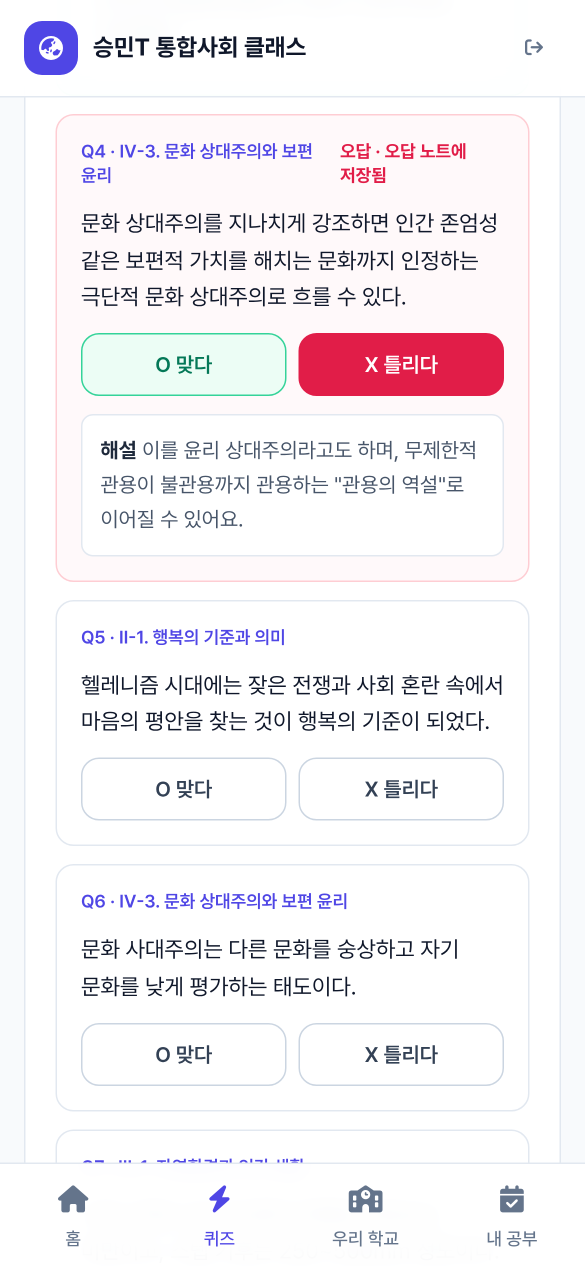
#> input picture 수능반OT/assets/app/quiz.png, 1170 x 2532 px (shown at 1/2 size); its folder holds 4 pictures in this run
$ python frames.py
#> lines starting #> are read from the running program, lines starting #| are printed output that depends on the picture; after the words box and inside, x2 and y2 are one past the last pixel; in counts of white or black regions, pixels touching at a corner belong together
# 앱 화면·개념서 쪽을 슬라이드용 그림으로 (휴대폰 틀, 둥근 모서리, 조금 어둡게)
# 실행: python3 frames.py  →  out/art/phone-*.png, phone-dashboard-wide.png, minimap-page.png
# 칠판에 쏘면 흰 화면이 너무 번쩍이므로 밝기를 조금(88%) 낮춘다.
from pathlib import Path
from PIL import Image, ImageDraw, ImageEnhance

ROOT = Path(__file__).resolve().parent
APP = ROOT / 'assets/app'
OUT = ROOT / 'out/art'
OUT.mkdir(parents=True, exist_ok=True)
DIM = 0.88
RIM = (86, 104, 122, 255)  # 휴대폰 테두리(회청색) — 검정 바탕에서도 틀이 보이게


def rounded(im, r):
    m = Image.new('L', im.size, 0)
    ImageDraw.Draw(m).rounded_rectangle((0, 0, im.size[0] - 1, im.size[1] - 1), r, fill=255)
    out = im.convert('RGBA')
    out.putalpha(m)
    return out


def phone(name):
#> called with name = 'quiz'
    sc = Image.open(APP / f'{name}.png').convert('RGB')
#> sc is the input picture: PIL image 1170x2532 RGB; mean R, G, B 244.6, 240.9, 244
    W = 780
    sc = sc.resize((W, round(sc.size[1] * W / sc.size[0])), Image.LANCZOS)
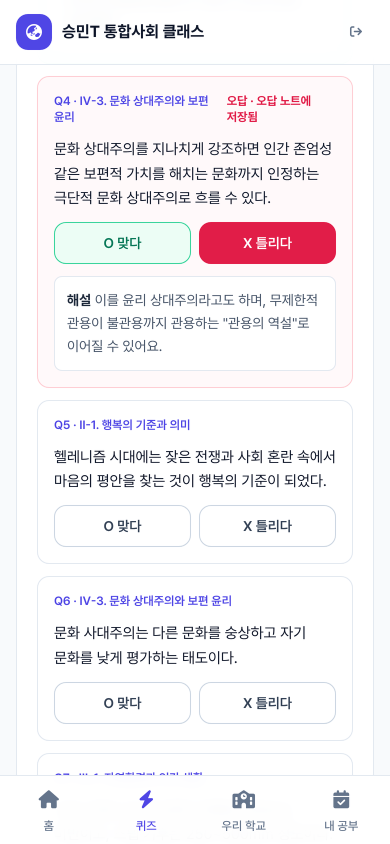
#> sc: PIL image 780x1688 RGB (shown at 1/2 size); mean R, G, B 244.4, 240.7, 243.8
    sc = ImageEnhance.Brightness(sc).enhance(DIM)
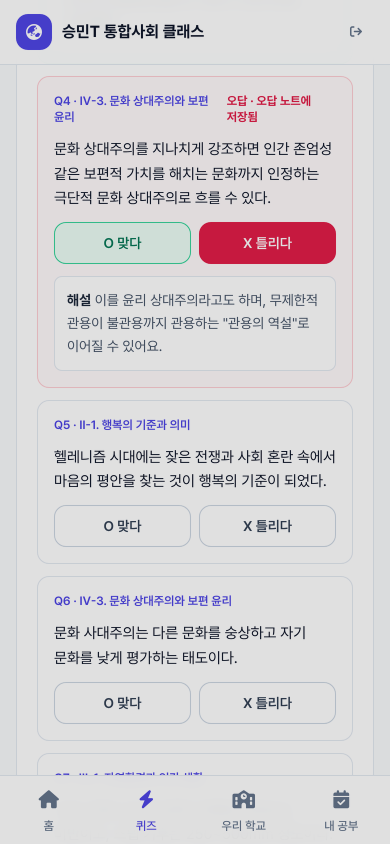
#> sc: PIL image 780x1688 RGB (shown at 1/2 size); mean R, G, B 214.6, 211.5, 214.2
    pad, rim = 26, 7
    bw, bh = sc.size[0] + 2 * pad, sc.size[1] + 2 * pad
#> bw = 832; bh = 1740
    body = Image.new('RGBA', (bw, bh), (0, 0, 0, 0))
#> body: PIL image 832x1740 RGBA; every value is 0
    d = ImageDraw.Draw(body)
    d.rounded_rectangle((0, 0, bw - 1, bh - 1), 108, fill=(10, 14, 18, 255), outline=RIM, width=rim)
    body.alpha_composite(rounded(sc, 84), (pad, pad))
#> in rounded, `m = Image.new('L', im.size, 0)`: m: PIL image 780x1688 L; every value is 0
#> in rounded, `ImageDraw.Draw(m).rounded_rectangle((0, 0, im.size[0] - 1, im.size[1] ..`:
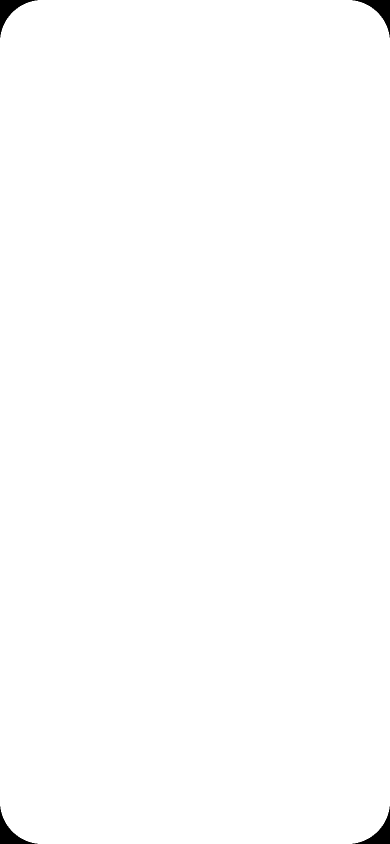
#> m: PIL image 780x1688 L (shown at 1/2 size); 99.5% white; 4 black regions, box (x1, y1, x2, y2) and area: (0, 0, 75, 75) 1539, (705, 0, 780, 75) 1539, (0, 1613, 75, 1688) 1539, (705, 1613, 780, 1688) 1539
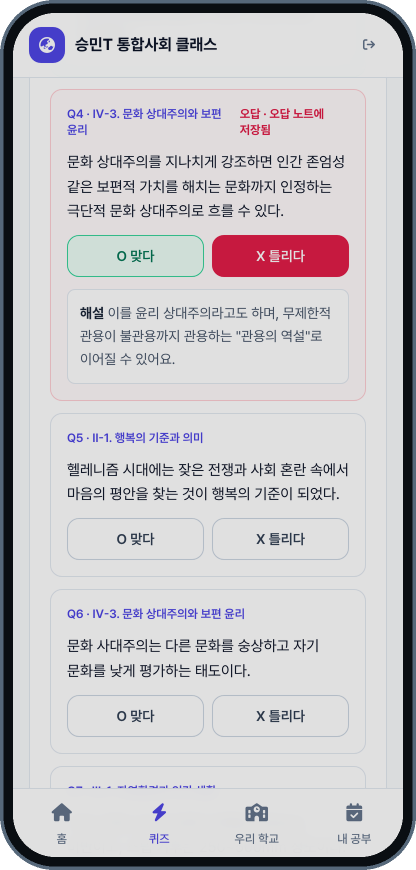
#> body: PIL image 832x1740 RGBA (shown at 1/2 size); mean R, G, B, A 196.9, 194.7, 197.9, 253.2; transparent parts drawn white
    body.save(OUT / f'phone-{name}.png')


def wide(name, out_name):
    sc = Image.open(APP / f'{name}.png').convert('RGB')
    W = 1600
    sc = sc.resize((W, round(sc.size[1] * W / sc.size[0])), Image.LANCZOS)
    sc = ImageEnhance.Brightness(sc).enhance(DIM)
    pad = 6
    body = Image.new('RGBA', (sc.size[0] + 2 * pad, sc.size[1] + 2 * pad), (0, 0, 0, 0))
    ImageDraw.Draw(body).rounded_rectangle((0, 0, body.size[0] - 1, body.size[1] - 1), 30, fill=RIM)
    body.alpha_composite(rounded(sc, 26), (pad, pad))
    body.save(OUT / out_name)


for n in ['quiz', 'card', 'planner', 'timer', 'weak', 'scores']:
    phone(n)
#> pass 2 of the loop `for n in ['quiz', 'card', 'planner', 'timer', 'weak', 'scores']:`:
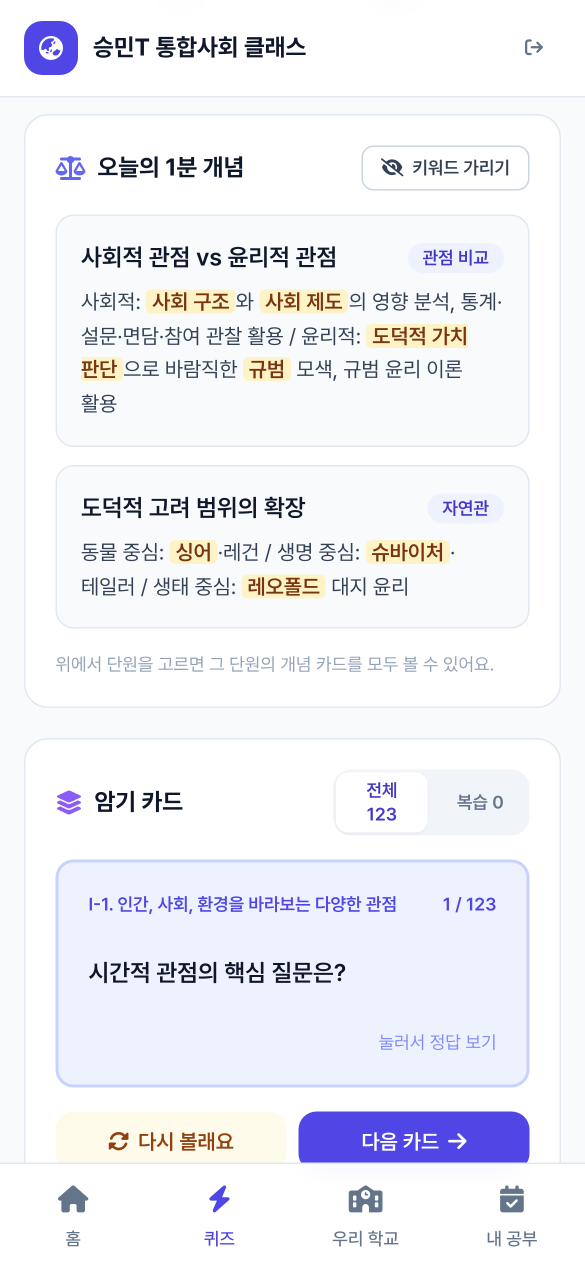
#> input picture 수능반OT/assets/app/card.png, 1170 x 2532 px (shown at 1/2 size)
#> in phone, sc is the input picture: PIL image 1170x2532 RGB; mean R, G, B 239.3, 240.2, 246.2
#> in phone (call 2), `sc = ImageEnhance.Brightness(sc).enhance(DIM)`:
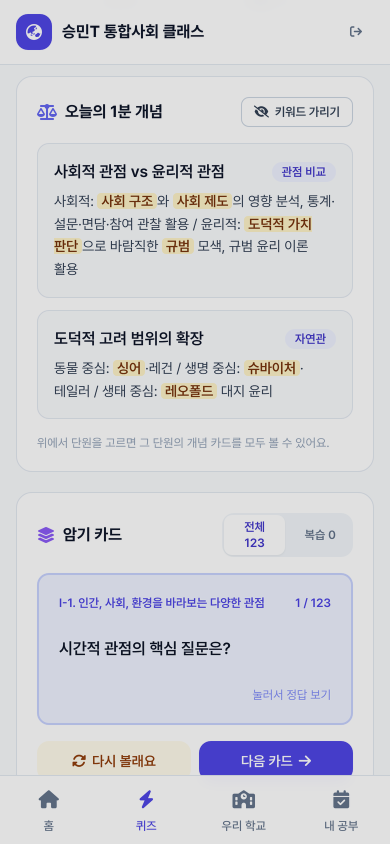
#> sc: PIL image 780x1688 RGB (shown at 1/2 size); mean R, G, B 210.1, 210.9, 216.1
#> in phone (call 2), `body.alpha_composite(rounded(sc, 84), (pad, pad))`:
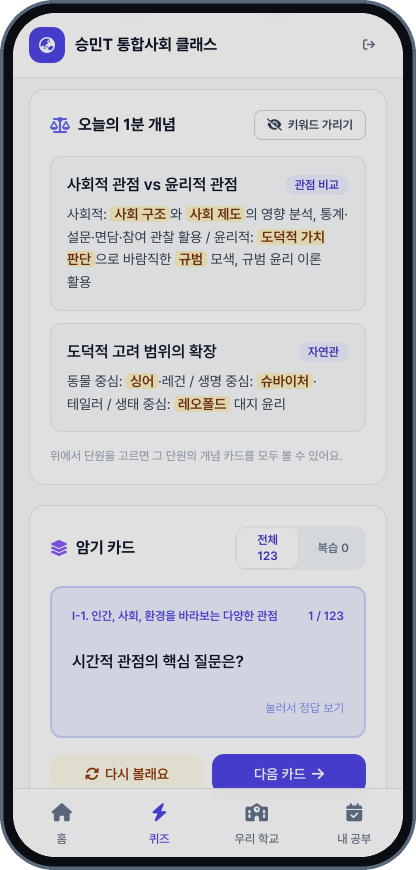
#> body: PIL image 832x1740 RGBA (shown at 1/2 size); mean R, G, B, A 192.8, 194.2, 199.6, 253.2; transparent parts drawn white
#> pass 3 of the loop `for n in ['quiz', 'card', 'planner', 'timer', 'weak', 'scores']:`:
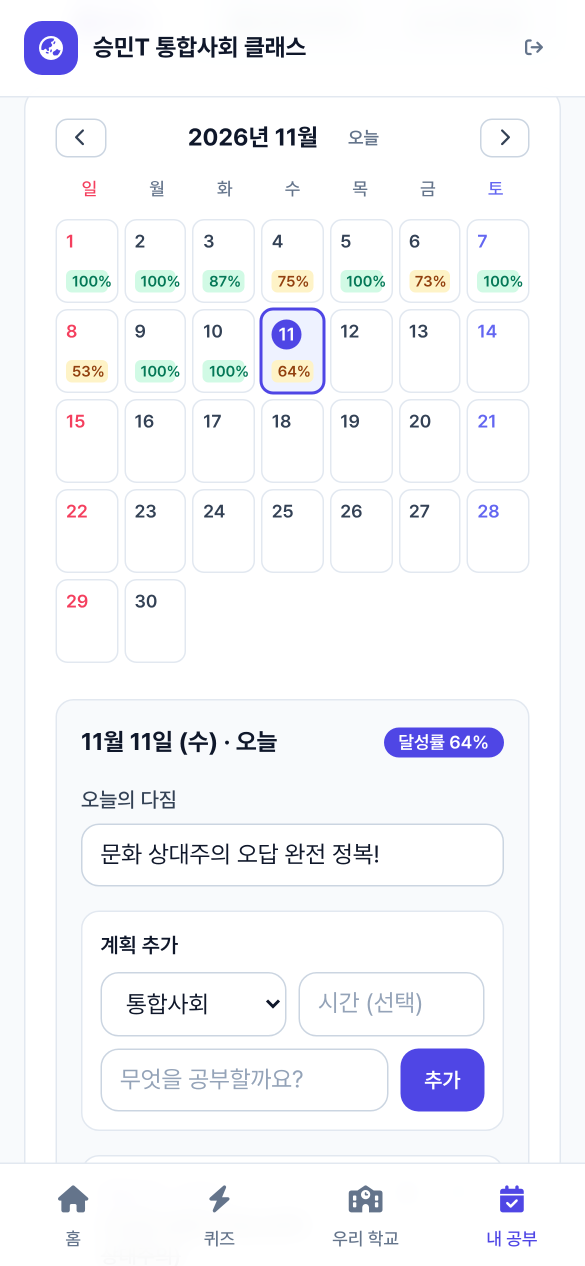
#> input picture 수능반OT/assets/app/planner.png, 1170 x 2532 px (shown at 1/2 size)
#> in phone, sc is the input picture: PIL image 1170x2532 RGB; mean R, G, B 245, 246, 249.4
#> in phone (call 3), `sc = ImageEnhance.Brightness(sc).enhance(DIM)`:
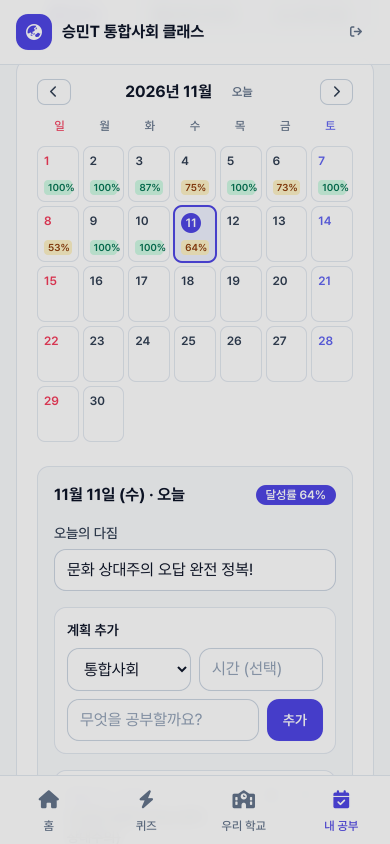
#> sc: PIL image 780x1688 RGB (shown at 1/2 size); mean R, G, B 215.1, 216, 218.9
#> in phone (call 3), `body.alpha_composite(rounded(sc, 84), (pad, pad))`:
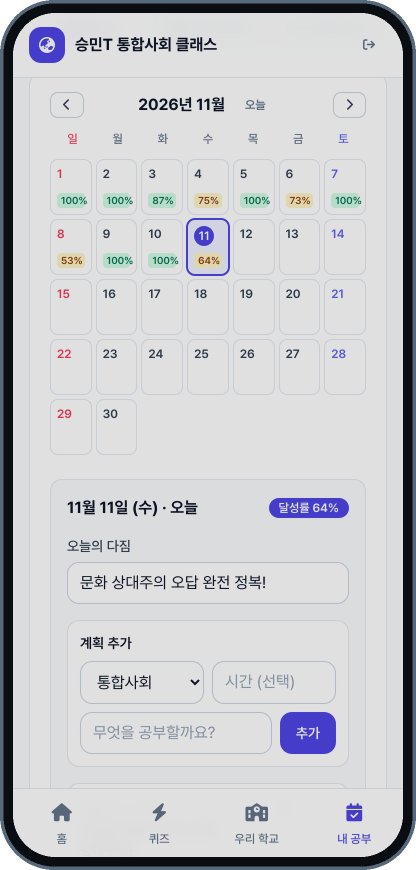
#> body: PIL image 832x1740 RGBA (shown at 1/2 size); mean R, G, B, A 197.4, 198.9, 202.2, 253.2; transparent parts drawn white
#> (the run stopped early here; a loop or call above may not have finished)
